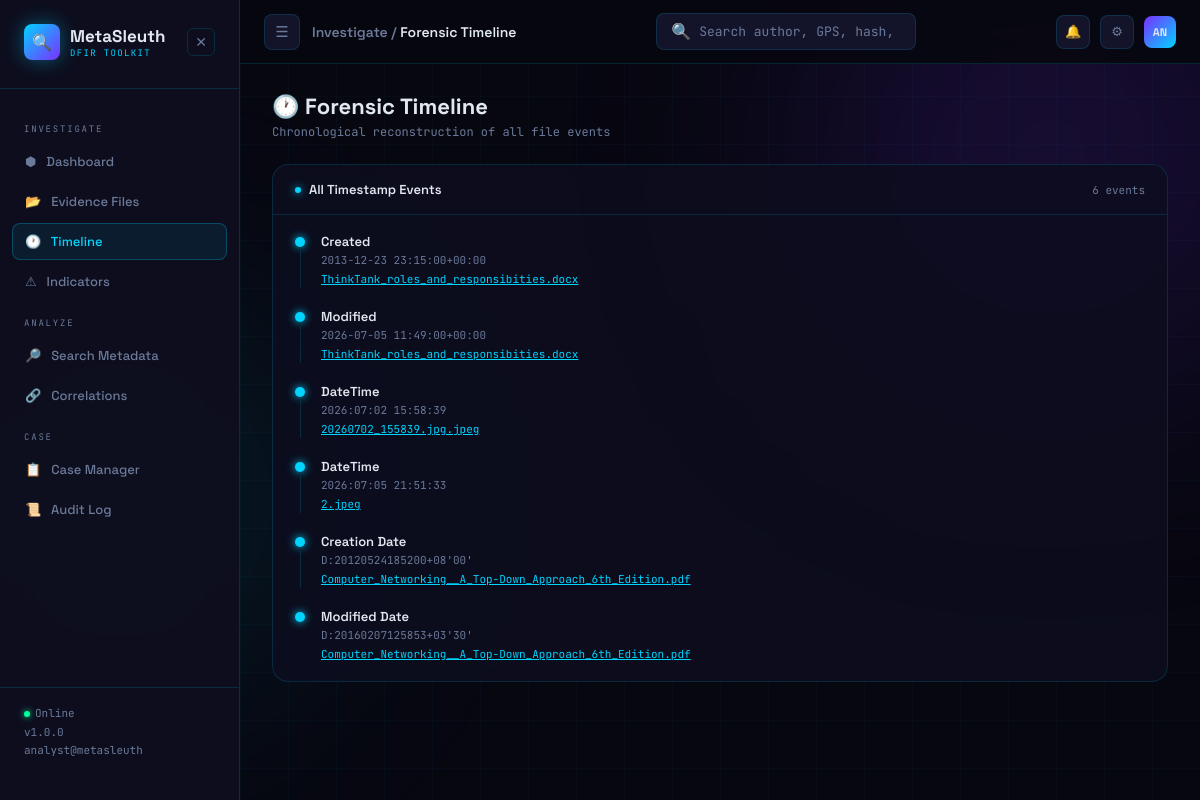
/timeline, run on the app's committed database.
### tables this page shows
CREATE TABLE metadata (
            id      INTEGER PRIMARY KEY AUTOINCREMENT,
            file_id INTEGER NOT NULL,
            key     TEXT NOT NULL,
            value   TEXT,
            FOREIGN KEY (file_id) REFERENCES files(id)
        );

CREATE TABLE files (
            id          INTEGER PRIMARY KEY AUTOINCREMENT,
            filename    TEXT NOT NULL,
            file_type   TEXT NOT NULL,
            file_size   INTEGER,
            md5         TEXT,
            sha1        TEXT,
            sha256      TEXT,
            upload_time TEXT NOT NULL,
            analyst     TEXT
        );

### app.py (the view)
@app.route('/timeline')
def timeline_page():
    conn   = get_connection()
    cursor = conn.cursor()
    cursor.execute('''
        SELECT m.key, m.value, f.filename, f.id, f.file_type
        FROM metadata m
        JOIN files f ON m.file_id = f.id
        WHERE m.key IN (
            "DateTime", "DateTimeOriginal", "DateTimeDigitized",
            "Created", "Modified", "Creation Date", "Modified Date",
            "Last Printed", "Encoded Date", "Tagged Date"
        )
        ORDER BY m.value ASC
    ''')
    raw_events = cursor.fetchall()
    conn.close()
    events = []
    for row in raw_events:
        events.append({
            'key':       row['key'],
            'value':     row['value'],
            'filename':  row['filename'],
            'file_id':   row['id'],
            'file_type': row['file_type'],
        })
    return render_template('timeline.html', events=events)

### database/db.py (called while the page is built)
def get_connection():
    conn = sqlite3.connect(DATABASE)
    conn.row_factory = sqlite3.Row
    return conn

### templates/timeline.html (shortened to what this page needs)
{% extends 'base.html' %}
{% block breadcrumb %}Investigate / <span>Forensic Timeline</span>{% endblock %}
{% block content %}
<div>
    <div class="page-title">🕐 Forensic Timeline</div>
    <div class="page-sub">Chronological reconstruction of all file events</div>
</div>
<div class="panel">
    <div class="panel-head">
        <div class="panel-title"><span class="dot"></span>All Timestamp Events</div>
        <span style="font-size:11px;font-family:var(--mono);color:var(--muted)">
            {{ events | length }} event{{ 's' if events|length != 1 }}
        </span>
    </div>
    <div class="panel-body">
        {% if events %}
            <div class="tl">
                {% for e in events %}
                <div class="tl-item">
                    <div class="tl-left">
                        <div class="tl-dot"></div>
                    </div>
                    <div>
                        <div class="tl-event">{{ e.key }}</div>
                        <div class="tl-detail">{{ e.value }}</div>
                        <a class="tl-file" href="/file/{{ e.file_id }}">
                            {{ e.filename }}
                        </a>
                    </div>
                </div>
                {% endfor %}
            </div>
        {% else %}
            <div class="empty">
                <div class="empty-icon">🕐</div>
                No timestamp data yet. Upload files to build the timeline.
            </div>
        {% endif %}
    </div>
</div>
{% endblock %}

### data on the page
metadata: key "Created", value "2013-12-23 23:15:00+00:00", filename "ThinkTank_roles_and_responsibities.docx"
metadata: key "Modified", value "2026-07-05 11:49:00+00:00", filename "ThinkTank_roles_and_responsibities.docx"
metadata: key "DateTime", value "2026:07:02 15:58:39", filename "20260702_155839.jpg.jpeg"
metadata: key "DateTime", value "2026:07:05 21:51:33", filename "2.jpeg"
metadata: key "Creation Date", value "D:20120524185200+08'00'", filename "Computer_Networking__A_Top-Down_Approach_6th_Edition.pdf"
metadata: key "Modified Date", value "D:20160207125853+03'30'", filename "Computer_Networking__A_Top-Down_Approach_6th_Edition.pdf"

### other printed values
{{ version if version else '1.0.0' }} "1.0.0"
{{ analyst if analyst else 'analyst@metasleuth' }} "analyst@metasleuth"
{{ events | length }} "6"
{{ 's' if events|length != 1 }} "s"
